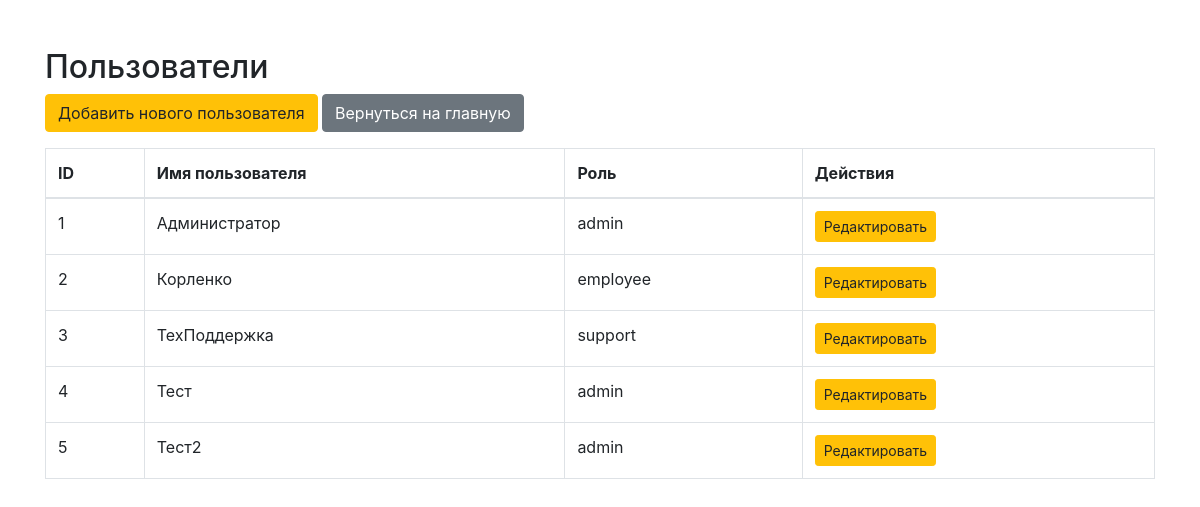
/view_users (signed in), run on the app's committed database.
### app.py (models this page shows)
class User(db.Model):
    id = db.Column(db.Integer, primary_key=True)
    username = db.Column(db.String(80), unique=True, nullable=False)
    password = db.Column(db.String(200), nullable=False)
    role = db.Column(db.String(50), nullable=False)  # admin, support, employee

### app.py (the view)
@app.route('/view_users')
def view_users():
    if 'user_id' not in session or session.get('user_role') != 'admin':
        return redirect(url_for('login'))
    users = User.query.all()
    return render_template('view_users.html', users=users)

### templates/view_users.html (shortened to what this page needs)
<!doctype html>
<html lang="ru">
<head>
    <link rel="stylesheet" href="https://cdnjs.cloudflare.com/ajax/libs/normalize/8.0.1/normalize.min.css">
    <link rel="stylesheet" href="https://stackpath.bootstrapcdn.com/bootstrap/4.5.2/css/bootstrap.min.css">
</head>
<body>
    <div class="container">
        <h2 class="mt-5">Пользователи</h2>
        <a href="/add_user" class="btn btn-warning mb-3">Добавить нового пользователя</a>
        <a href="/" class="btn btn-secondary mb-3">Вернуться на главную</a>
        <table class="table table-bordered">
            <thead>
                <tr>
                    <th>ID</th>
                    <th>Имя пользователя</th>
                    <th>Роль</th>
                    <th>Действия</th>
                </tr>
            </thead>
            <tbody>
                {% for user in users %}
                <tr>
                    <td>{{ user.id }}</td>
                    <td>{{ user.username }}</td>
                    <td>{{ user.role }}</td>
                    <td>
                        <a href="/edit_user/{{ user.id }}" class="btn btn-warning btn-sm">Редактировать</a>
                    </td>
                </tr>
                {% endfor %}
            </tbody>
        </table>
    </div>
</body>
</html>

### data on the page
User: id "1", username "Администратор", role "admin"
User: id "2", username "Корленко", role "employee"
User: id "3", username "ТехПоддержка", role "support"
User: id "4", username "Тест", role "admin"
User: id "5", username "Тест2", role "admin"
